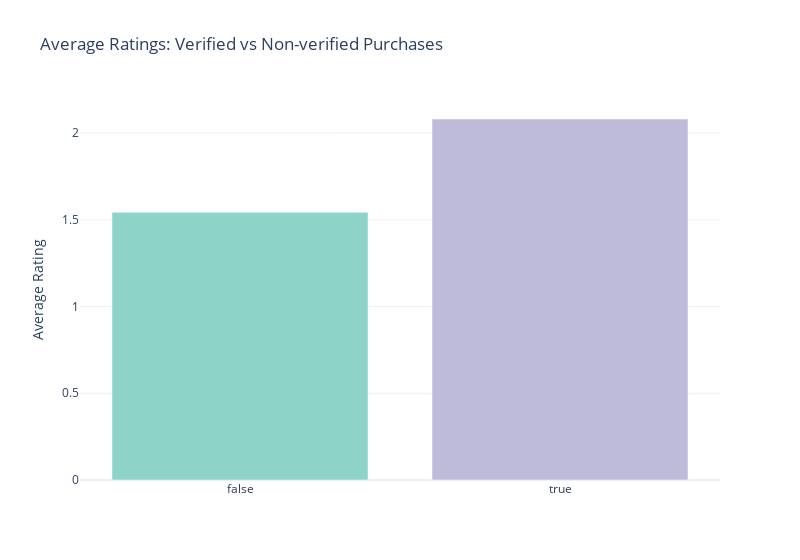

The cell this chart's notebook holds for it:
### Code cell
X_rate = df['comment']
y_rate = df['rate']

X_rate_tfidf = converter.fit_transform(X_rate)

X_train2, X_test2, y_train2, y_test2 = train_test_split(X_rate_tfidf, y_rate, test_size=0.2, random_state=42)

svm_model = LinearSVC()
svm_model.fit(X_train2, y_train2)

svm_pred = svm_model.predict(X_test2)

print("SVM Rate Prediction Report:\n")
print(classification_report(y_test2, svm_pred))

verified_analysis = df.groupby('is_verified_purchase')['rate'].mean()
print("\nAverage Ratings for Verified vs Non-verified Purchases:\n")
print(verified_analysis)


fig = go.Figure(data=[
    go.Bar(
        x=verified_analysis.index,
        y=verified_analysis.values,
        marker_color=['#8DD3C7', '#BEBADA']
    ),
    
])

fig.update_layout(
    title='Average Ratings: Verified vs Non-verified Purchases',
    yaxis_title='Average Rating',
    showlegend=False,
    template='plotly_white',
    width=800
)

fig.show()

### Figure 1 — Plotly figure (JSON) as saved in the notebook; plotly's stock layout.template omitted (floating-point values rounded to 4 significant figures)
{"data": [{"marker": {"color": ["#8DD3C7", "#BEBADA"]}, "type": "bar", "x": [false, true], "y": [1.543, 2.081]}], "layout": {"showlegend": false, "title": {"text": "Average Ratings: Verified vs Non-verified Purchases"}, "width": 800, "yaxis": {"title": {"text": "Average Rating"}}}}
